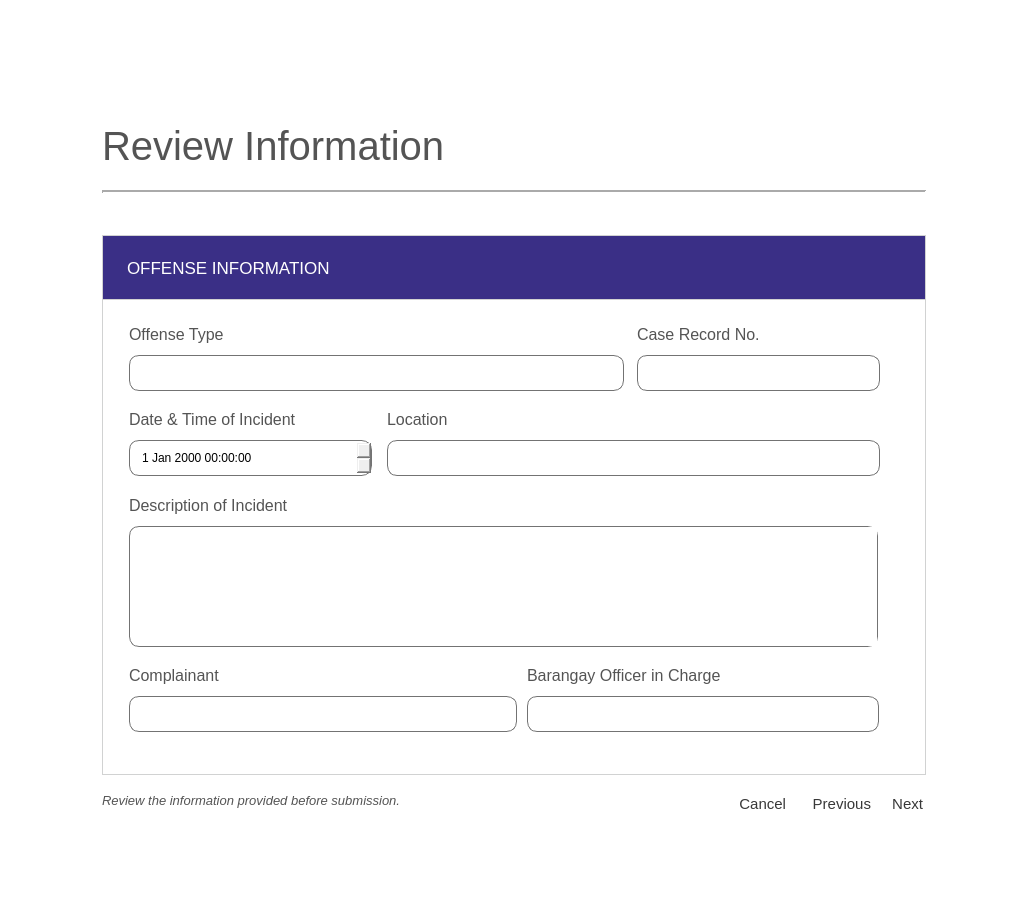
<?xml version="1.0" encoding="UTF-8"?>
<ui version="4.0">
 <class>Form</class>
 <widget class="QWidget" name="Form">
  <property name="geometry">
   <rect>
    <x>0</x>
    <y>0</y>
    <width>1023</width>
    <height>900</height>
   </rect>
  </property>
  <property name="windowTitle">
   <string>Form</string>
  </property>
  <widget class="QWidget" name="widget" native="true">
   <property name="geometry">
    <rect>
     <x>0</x>
     <y>0</y>
     <width>1023</width>
     <height>900</height>
    </rect>
   </property>
   <property name="styleSheet">
    <string notr="true">background-color: white;</string>
   </property>
   <widget class="QWidget" name="widget_2" native="true">
    <property name="geometry">
     <rect>
      <x>102</x>
      <y>235</y>
      <width>824</width>
      <height>540</height>
     </rect>
    </property>
    <property name="styleSheet">
     <string notr="true">border: 1px solid #d1d2d2;
background: none;</string>
    </property>
    <widget class="QLabel" name="label_20">
     <property name="geometry">
      <rect>
       <x>0</x>
       <y>0</y>
       <width>824</width>
       <height>65</height>
      </rect>
     </property>
     <property name="styleSheet">
      <string notr="true">font-family: 'Helvetica';
font-size: 13pt;
color: white;
padding-left: 20px;
background-color: #3a2f86;</string>
     </property>
     <property name="text">
      <string>OFFENSE INFORMATION</string>
     </property>
    </widget>
    <widget class="QLabel" name="label_6">
     <property name="geometry">
      <rect>
       <x>535</x>
       <y>89</y>
       <width>171</width>
       <height>21</height>
      </rect>
     </property>
     <property name="styleSheet">
      <string notr="true">font-family: 'Poppins';
font-size: 12pt;
color: #545454;
border:none;</string>
     </property>
     <property name="text">
      <string>Case Record No.</string>
     </property>
    </widget>
    <widget class="QLineEdit" name="offensetype_line">
     <property name="geometry">
      <rect>
       <x>27</x>
       <y>120</y>
       <width>495</width>
       <height>36</height>
      </rect>
     </property>
     <property name="styleSheet">
      <string notr="true">border: 1px solid #737373;
border-radius: 10px;
padding-left: 10px;
font-family: 'Poppins';
font-size: 9pt;</string>
     </property>
    </widget>
    <widget class="QLabel" name="label_2">
     <property name="geometry">
      <rect>
       <x>27</x>
       <y>89</y>
       <width>151</width>
       <height>21</height>
      </rect>
     </property>
     <property name="styleSheet">
      <string notr="true">font-family: 'Poppins';
font-size: 12pt;
color: #545454;
border:none;</string>
     </property>
     <property name="text">
      <string>Offense Type</string>
     </property>
    </widget>
    <widget class="QLineEdit" name="caseno_line">
     <property name="enabled">
      <bool>false</bool>
     </property>
     <property name="geometry">
      <rect>
       <x>535</x>
       <y>120</y>
       <width>243</width>
       <height>36</height>
      </rect>
     </property>
     <property name="styleSheet">
      <string notr="true">border: 1px solid #737373;
border-radius: 10px;
padding-left: 10px;
font-family: 'Poppins';
font-size: 9pt;</string>
     </property>
    </widget>
    <widget class="QLabel" name="label_12">
     <property name="geometry">
      <rect>
       <x>27</x>
       <y>174</y>
       <width>221</width>
       <height>21</height>
      </rect>
     </property>
     <property name="styleSheet">
      <string notr="true">font-family: 'Poppins';
font-size: 12pt;
color: #545454;
border:none;</string>
     </property>
     <property name="text">
      <string>Date &amp; Time of Incident</string>
     </property>
    </widget>
    <widget class="QLineEdit" name="location_line">
     <property name="geometry">
      <rect>
       <x>285</x>
       <y>205</y>
       <width>493</width>
       <height>36</height>
      </rect>
     </property>
     <property name="styleSheet">
      <string notr="true">border: 1px solid #737373;
border-radius: 10px;
padding-left: 10px;
font-family: 'Poppins';
font-size: 9pt;</string>
     </property>
    </widget>
    <widget class="QDateTimeEdit" name="datetime_dt">
     <property name="geometry">
      <rect>
       <x>27</x>
       <y>205</y>
       <width>243</width>
       <height>36</height>
      </rect>
     </property>
     <property name="styleSheet">
      <string notr="true">border: 1px solid #737373;
border-radius: 10px;
padding-left: 10px;
font-family: 'Poppins';
font-size: 9pt;</string>
     </property>
    </widget>
    <widget class="QLabel" name="label_25">
     <property name="geometry">
      <rect>
       <x>285</x>
       <y>174</y>
       <width>101</width>
       <height>21</height>
      </rect>
     </property>
     <property name="styleSheet">
      <string notr="true">font-family: 'Poppins';
font-size: 12pt;
color: #545454;
border:none;</string>
     </property>
     <property name="text">
      <string>Location</string>
     </property>
    </widget>
    <widget class="QLabel" name="label_27">
     <property name="geometry">
      <rect>
       <x>27</x>
       <y>260</y>
       <width>331</width>
       <height>21</height>
      </rect>
     </property>
     <property name="styleSheet">
      <string notr="true">font-family: 'Poppins';
font-size: 12pt;
color: #545454;
border:none;</string>
     </property>
     <property name="text">
      <string>Description of Incident</string>
     </property>
    </widget>
    <widget class="QTextEdit" name="desc_text">
     <property name="geometry">
      <rect>
       <x>27</x>
       <y>291</y>
       <width>749</width>
       <height>121</height>
      </rect>
     </property>
     <property name="styleSheet">
      <string notr="true">border: 1px solid #737373;
border-radius: 10px;
padding-left: 10px;
font-family: 'Poppins';
font-size: 9pt;</string>
     </property>
    </widget>
    <widget class="QLabel" name="label_56">
     <property name="geometry">
      <rect>
       <x>27</x>
       <y>430</y>
       <width>351</width>
       <height>21</height>
      </rect>
     </property>
     <property name="styleSheet">
      <string notr="true">font-family: 'Poppins';
font-size: 12pt;
color: #545454;
border:none;</string>
     </property>
     <property name="text">
      <string>Complainant</string>
     </property>
    </widget>
    <widget class="QLineEdit" name="officer_line">
     <property name="geometry">
      <rect>
       <x>425</x>
       <y>461</y>
       <width>352</width>
       <height>36</height>
      </rect>
     </property>
     <property name="styleSheet">
      <string notr="true">border: 1px solid #737373;
border-radius: 10px;
padding-left: 10px;
font-family: 'Poppins';
font-size: 9pt;</string>
     </property>
    </widget>
    <widget class="QLabel" name="label_58">
     <property name="geometry">
      <rect>
       <x>425</x>
       <y>430</y>
       <width>351</width>
       <height>21</height>
      </rect>
     </property>
     <property name="styleSheet">
      <string notr="true">font-family: 'Poppins';
font-size: 12pt;
color: #545454;
border:none;</string>
     </property>
     <property name="text">
      <string>Barangay Officer in Charge</string>
     </property>
    </widget>
    <widget class="QLineEdit" name="complainant_line">
     <property name="geometry">
      <rect>
       <x>27</x>
       <y>461</y>
       <width>388</width>
       <height>36</height>
      </rect>
     </property>
     <property name="styleSheet">
      <string notr="true">border: 1px solid #737373;
border-radius: 10px;
padding-left: 10px;
font-family: 'Poppins';
font-size: 9pt;</string>
     </property>
    </widget>
   </widget>
   <widget class="QLabel" name="label_62">
    <property name="geometry">
     <rect>
      <x>102</x>
      <y>790</y>
      <width>551</width>
      <height>21</height>
     </rect>
    </property>
    <property name="styleSheet">
     <string notr="true">font-family: 'Helvetica';
font-size: 10pt;
color: #545454;
font-style: italic;</string>
    </property>
    <property name="text">
     <string>Review the information provided before submission.</string>
    </property>
   </widget>
   <widget class="Line" name="line_4">
    <property name="geometry">
     <rect>
      <x>102</x>
      <y>182</y>
      <width>824</width>
      <height>20</height>
     </rect>
    </property>
    <property name="lineWidth">
     <number>2</number>
    </property>
    <property name="orientation">
     <enum>Qt::Horizontal</enum>
    </property>
   </widget>
   <widget class="QLabel" name="label_16">
    <property name="geometry">
     <rect>
      <x>102</x>
      <y>115</y>
      <width>541</width>
      <height>61</height>
     </rect>
    </property>
    <property name="styleSheet">
     <string notr="true">background-color: none;
font-family: 'Helvetica';
font-size: 30pt;
color: #545454;</string>
    </property>
    <property name="text">
     <string>Review Information</string>
    </property>
   </widget>
   <widget class="QPushButton" name="cancelbtn">
    <property name="geometry">
     <rect>
      <x>715</x>
      <y>790</y>
      <width>71</width>
      <height>28</height>
     </rect>
    </property>
    <property name="styleSheet">
     <string notr="true">QPushButton {
background: none;
border: none;
font-family: 'Helvetica';
font-size: 11pt;
color: #383838;
text-align: right;
}

QPushButton:hover {
text-decoration: underline;
}
</string>
    </property>
    <property name="text">
     <string>Cancel</string>
    </property>
   </widget>
   <widget class="QPushButton" name="next_button">
    <property name="geometry">
     <rect>
      <x>882</x>
      <y>790</y>
      <width>41</width>
      <height>28</height>
     </rect>
    </property>
    <property name="styleSheet">
     <string notr="true">QPushButton {
background: none;
border: none;
font-family: 'Helvetica';
font-size: 11pt;
color: #383838;
text-align: right;
}

QPushButton:hover {
text-decoration: underline;
}
</string>
    </property>
    <property name="text">
     <string>Next</string>
    </property>
   </widget>
   <widget class="QPushButton" name="prevbtn">
    <property name="geometry">
     <rect>
      <x>800</x>
      <y>790</y>
      <width>71</width>
      <height>28</height>
     </rect>
    </property>
    <property name="styleSheet">
     <string notr="true">QPushButton {
background: none;
border: none;
font-family: 'Helvetica';
font-size: 11pt;
color: #383838;
text-align: right;
}

QPushButton:hover {
text-decoration: underline;
}
</string>
    </property>
    <property name="text">
     <string>Previous</string>
    </property>
   </widget>
  </widget>
 </widget>
 <resources/>
 <connections/>
</ui>
